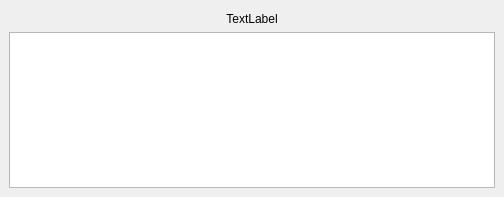
<?xml version="1.0" encoding="UTF-8"?>
<ui version="4.0">
 <class>TCPEchoServer</class>
 <widget class="QMainWindow" name="TCPEchoServer">
  <property name="geometry">
   <rect>
    <x>0</x>
    <y>0</y>
    <width>504</width>
    <height>197</height>
   </rect>
  </property>
  <property name="windowTitle">
   <string>TCPEchoServer</string>
  </property>
  <widget class="QWidget" name="centralwidget">
   <layout class="QVBoxLayout" name="verticalLayout">
    <item>
     <spacer name="verticalSpacer_2">
      <property name="orientation">
       <enum>Qt::Vertical</enum>
      </property>
      <property name="sizeHint" stdset="0">
       <size>
        <width>20</width>
        <height>40</height>
       </size>
      </property>
     </spacer>
    </item>
    <item>
     <widget class="QLabel" name="label">
      <property name="text">
       <string>TextLabel</string>
      </property>
      <property name="alignment">
       <set>Qt::AlignCenter</set>
      </property>
     </widget>
    </item>
    <item>
     <widget class="QTextEdit" name="log">
      <property name="readOnly">
       <bool>true</bool>
      </property>
     </widget>
    </item>
   </layout>
  </widget>
 </widget>
 <resources/>
 <connections/>
</ui>
